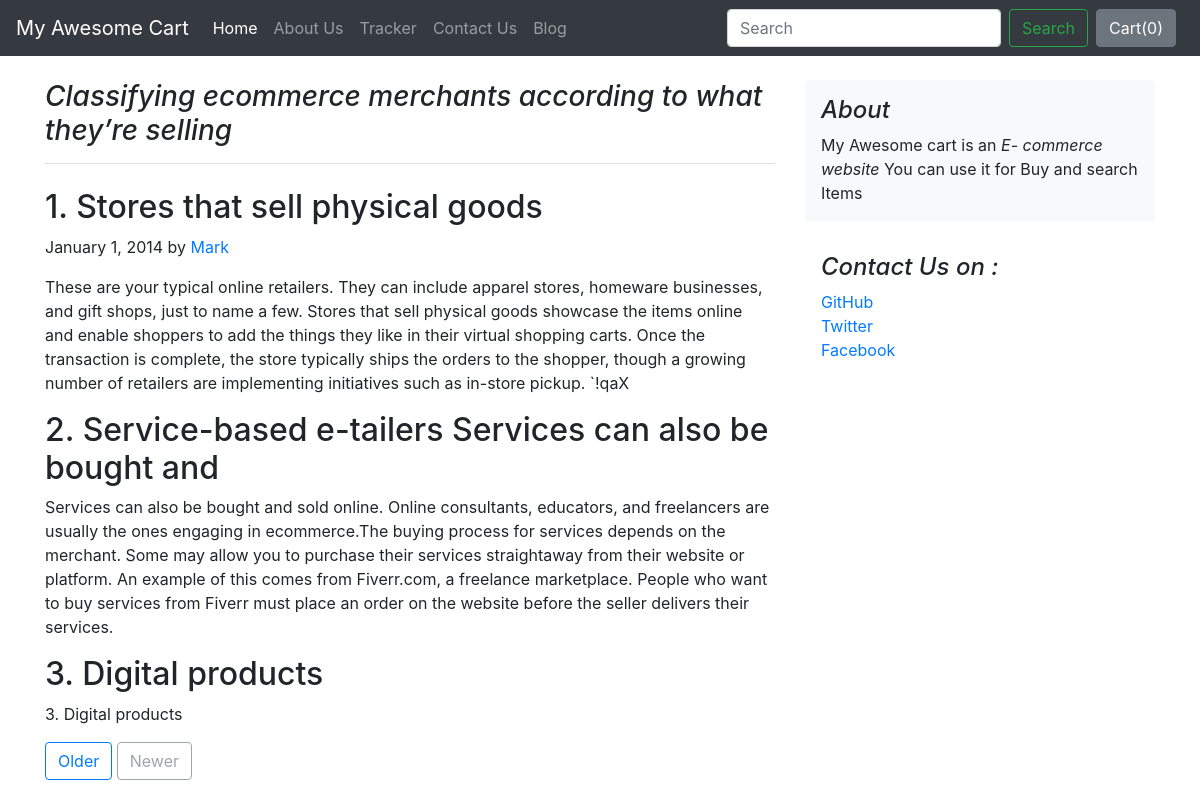
The app's page /blog/blogpost/3 with its own data.
### blog/models.py (models this page shows)
class Blogpost(models.Model):
    post_id = models.AutoField(primary_key=True)
    title = models.CharField(max_length=500,default="")
    head0 = models.CharField(max_length=500,default="")
    chead0 = models.CharField(max_length=5000,default="")
    head1 = models.CharField(max_length=500,default="")
    chead1 = models.CharField(max_length=5000,default="")
    head2 = models.CharField(max_length=500,default="")
    chead2 = models.CharField(max_length=5000,default="")
    pub_date = models.DateField(max_length=500,default="")
    thumbnail = models.ImageField(upload_to='shop/images', default="")
    def __str__(self):
        return self.title

### blog/views.py (the view)
# urls.py: path("blogpost/<int:id>",views.blogpost,name="blogPost")
def blogpost (request,id):
    post=Blogpost.objects.filter(post_id=id)[0]
    print(post)
    return render(request,'blog/blogpost.html',
                    {'post':post})

### blog/templates/blog/blogpost.html
{% extends 'blog/basic.html' %}
{% block body %}
<div class="container">
      <div class="row mt-4">
        <div class="col-md-8 blog-main">
          <h3 class="pb-3 mb-4 font-italic border-bottom">
            {{post.title}}
          </h3>
          <div class="blog-post">
            <h2 class="blog-post-title">{{post.head0}}</h2>
            <p class="blog-post-meta">January 1, 2014 by <a href="#">Mark</a></p>
            <p>{{post.chead0}} <contentswzxwszXr>`!qaX</contentswzxwszXr></p>
            <h2>{{post.head1}}</h2>
                 <p>{{post.chead1}}</p>
             <h2>{{post.head2}}</h2>
            <p>{{post.head2}}</p>
          </div>
          <nav class="blog-pagination">
            <a class="btn btn-outline-primary" href="#">Older</a>
            <a class="btn btn-outline-secondary disabled" href="#">Newer</a>
          </nav>
        </div>
        <aside class="col-md-4 blog-sidebar">
          <div class="p-3 mb-3 bg-light rounded">
            <h4 class="font-italic">About</h4>
            <p class="mb-0">My Awesome cart is an <em>E- commerce website </em>You can use it for Buy and search Items</p></div>
          <div class="p-3">
            <h4 class="font-italic">Contact Us on :</h4>
            <ol class="list-unstyled">
              <li><a href="#">GitHub</a></li>
              <li><a href="#">Twitter</a></li>
              <li><a href="#">Facebook</a></li>
            </ol>
          </div>
        </aside>
      </div>
    </div>
{% endblock %}

### records on screen
Blogpost: title "Classifying ecommerce merchants according to what they’re selling", head0 "1. Stores that sell physical goods", chead0 "These are your typical online retailers. They can include apparel stores, homeware businesses, and gift shops, just to name a few. Stores that sell physical goods showcase the items online and enable shoppers to add the things they like in their virtual shopping carts. Once the transaction is complete, the store typically ships the orders to the shopper, though a growing number of retailers are implementing initiatives such as in-store pickup.", head1 "2. Service-based e-tailers Services can also be bought and", chead1 "Services can also be bought and sold online. Online consultants, educators, and freelancers are usually the ones engaging in ecommerce.The buying process for services depends on the merchant. Some may allow you to purchase their services straightaway from their website or platform. An example of this comes from Fiverr.com, a freelance marketplace. People who want to buy services from Fiverr must place an order on the website before the seller delivers their services.", head2 "3. Digital products"
